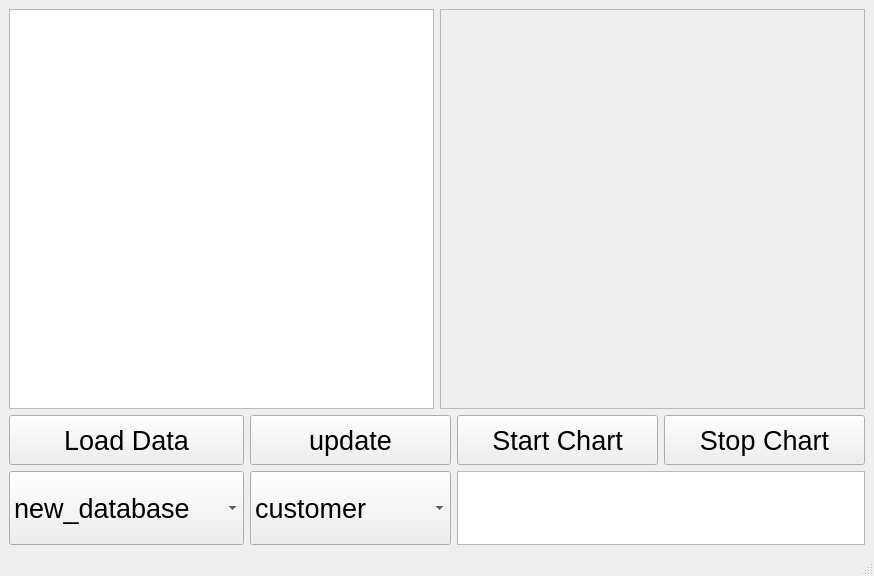
<?xml version="1.0" encoding="UTF-8"?>
<ui version="4.0">
 <class>MainWindow</class>
 <widget class="QMainWindow" name="MainWindow">
  <property name="geometry">
   <rect>
    <x>0</x>
    <y>0</y>
    <width>874</width>
    <height>576</height>
   </rect>
  </property>
  <property name="windowTitle">
   <string>MainWindow</string>
  </property>
  <widget class="QWidget" name="centralwidget">
   <layout class="QGridLayout" name="gridLayout_3">
    <item row="0" column="0">
     <widget class="QTableWidget" name="tableWidget">
      <property name="minimumSize">
       <size>
        <width>0</width>
        <height>400</height>
       </size>
      </property>
      <property name="font">
       <font>
        <pointsize>20</pointsize>
       </font>
      </property>
      <property name="editTriggers">
       <set>QAbstractItemView::AnyKeyPressed|QAbstractItemView::DoubleClicked|QAbstractItemView::EditKeyPressed</set>
      </property>
      <attribute name="horizontalHeaderCascadingSectionResizes">
       <bool>true</bool>
      </attribute>
      <attribute name="horizontalHeaderMinimumSectionSize">
       <number>20</number>
      </attribute>
      <attribute name="horizontalHeaderDefaultSectionSize">
       <number>100</number>
      </attribute>
      <attribute name="horizontalHeaderHighlightSections">
       <bool>true</bool>
      </attribute>
      <attribute name="horizontalHeaderShowSortIndicator" stdset="0">
       <bool>true</bool>
      </attribute>
      <attribute name="horizontalHeaderStretchLastSection">
       <bool>false</bool>
      </attribute>
     </widget>
    </item>
    <item row="0" column="1">
     <widget class="QFrame" name="frame">
      <property name="sizePolicy">
       <sizepolicy hsizetype="Expanding" vsizetype="Expanding">
        <horstretch>0</horstretch>
        <verstretch>0</verstretch>
       </sizepolicy>
      </property>
      <property name="minimumSize">
       <size>
        <width>300</width>
        <height>300</height>
       </size>
      </property>
      <property name="frameShape">
       <enum>QFrame::StyledPanel</enum>
      </property>
      <property name="frameShadow">
       <enum>QFrame::Raised</enum>
      </property>
      <layout class="QGridLayout" name="gridLayout_2">
       <item row="0" column="0">
        <layout class="QVBoxLayout" name="screen"/>
       </item>
      </layout>
     </widget>
    </item>
    <item row="1" column="0" colspan="2">
     <layout class="QGridLayout" name="gridLayout">
      <item row="0" column="0">
       <widget class="QPushButton" name="Button_load_data">
        <property name="sizePolicy">
         <sizepolicy hsizetype="Expanding" vsizetype="Expanding">
          <horstretch>0</horstretch>
          <verstretch>0</verstretch>
         </sizepolicy>
        </property>
        <property name="minimumSize">
         <size>
          <width>0</width>
          <height>50</height>
         </size>
        </property>
        <property name="maximumSize">
         <size>
          <width>16777215</width>
          <height>100</height>
         </size>
        </property>
        <property name="font">
         <font>
          <pointsize>20</pointsize>
         </font>
        </property>
        <property name="text">
         <string>Load Data</string>
        </property>
       </widget>
      </item>
      <item row="0" column="1">
       <widget class="QPushButton" name="Button_update">
        <property name="sizePolicy">
         <sizepolicy hsizetype="Expanding" vsizetype="Expanding">
          <horstretch>0</horstretch>
          <verstretch>0</verstretch>
         </sizepolicy>
        </property>
        <property name="minimumSize">
         <size>
          <width>0</width>
          <height>50</height>
         </size>
        </property>
        <property name="maximumSize">
         <size>
          <width>16777215</width>
          <height>100</height>
         </size>
        </property>
        <property name="font">
         <font>
          <pointsize>20</pointsize>
         </font>
        </property>
        <property name="text">
         <string>update</string>
        </property>
       </widget>
      </item>
      <item row="0" column="2">
       <widget class="QPushButton" name="Button_start_chart">
        <property name="sizePolicy">
         <sizepolicy hsizetype="Expanding" vsizetype="Expanding">
          <horstretch>0</horstretch>
          <verstretch>0</verstretch>
         </sizepolicy>
        </property>
        <property name="minimumSize">
         <size>
          <width>0</width>
          <height>50</height>
         </size>
        </property>
        <property name="maximumSize">
         <size>
          <width>16777215</width>
          <height>100</height>
         </size>
        </property>
        <property name="font">
         <font>
          <pointsize>20</pointsize>
         </font>
        </property>
        <property name="text">
         <string>Start Chart</string>
        </property>
       </widget>
      </item>
      <item row="0" column="3">
       <widget class="QPushButton" name="Button_stop_chart">
        <property name="sizePolicy">
         <sizepolicy hsizetype="Expanding" vsizetype="Expanding">
          <horstretch>0</horstretch>
          <verstretch>0</verstretch>
         </sizepolicy>
        </property>
        <property name="minimumSize">
         <size>
          <width>0</width>
          <height>50</height>
         </size>
        </property>
        <property name="maximumSize">
         <size>
          <width>16777215</width>
          <height>100</height>
         </size>
        </property>
        <property name="font">
         <font>
          <pointsize>20</pointsize>
         </font>
        </property>
        <property name="text">
         <string>Stop Chart</string>
        </property>
       </widget>
      </item>
      <item row="1" column="0">
       <widget class="QComboBox" name="comboBox_chosse_database">
        <property name="sizePolicy">
         <sizepolicy hsizetype="Expanding" vsizetype="Expanding">
          <horstretch>0</horstretch>
          <verstretch>0</verstretch>
         </sizepolicy>
        </property>
        <property name="minimumSize">
         <size>
          <width>0</width>
          <height>50</height>
         </size>
        </property>
        <property name="maximumSize">
         <size>
          <width>16777215</width>
          <height>100</height>
         </size>
        </property>
        <property name="font">
         <font>
          <pointsize>20</pointsize>
         </font>
        </property>
        <item>
         <property name="text">
          <string>new_database</string>
         </property>
        </item>
        <item>
         <property name="text">
          <string>new_database_1</string>
         </property>
        </item>
       </widget>
      </item>
      <item row="1" column="1">
       <widget class="QComboBox" name="comboBox_choose_table">
        <property name="sizePolicy">
         <sizepolicy hsizetype="Expanding" vsizetype="Expanding">
          <horstretch>0</horstretch>
          <verstretch>0</verstretch>
         </sizepolicy>
        </property>
        <property name="minimumSize">
         <size>
          <width>0</width>
          <height>50</height>
         </size>
        </property>
        <property name="maximumSize">
         <size>
          <width>16777215</width>
          <height>100</height>
         </size>
        </property>
        <property name="font">
         <font>
          <pointsize>20</pointsize>
         </font>
        </property>
        <item>
         <property name="text">
          <string>customer</string>
         </property>
        </item>
        <item>
         <property name="text">
          <string>distance</string>
         </property>
        </item>
        <item>
         <property name="text">
          <string>food</string>
         </property>
        </item>
        <item>
         <property name="text">
          <string>food_t1</string>
         </property>
        </item>
       </widget>
      </item>
      <item row="1" column="2" colspan="2">
       <widget class="QTextEdit" name="textEdit_data">
        <property name="minimumSize">
         <size>
          <width>0</width>
          <height>50</height>
         </size>
        </property>
        <property name="maximumSize">
         <size>
          <width>16777215</width>
          <height>100</height>
         </size>
        </property>
        <property name="font">
         <font>
          <pointsize>20</pointsize>
         </font>
        </property>
       </widget>
      </item>
     </layout>
    </item>
   </layout>
  </widget>
  <widget class="QMenuBar" name="menubar">
   <property name="geometry">
    <rect>
     <x>0</x>
     <y>0</y>
     <width>874</width>
     <height>21</height>
    </rect>
   </property>
  </widget>
  <widget class="QStatusBar" name="statusbar"/>
 </widget>
 <resources/>
 <connections/>
</ui>
